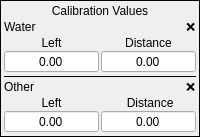
            <widget class="QFrame" name="frame_25">
             <property name="frameShape">
              <enum>QFrame::Shape::Box</enum>
             </property>
             <property name="frameShadow">
              <enum>QFrame::Shadow::Plain</enum>
             </property>
             <property name="lineWidth">
              <number>1</number>
             </property>
             <layout class="QVBoxLayout" name="verticalLayout_11">
              <property name="spacing">
               <number>2</number>
              </property>
              <property name="leftMargin">
               <number>3</number>
              </property>
              <property name="topMargin">
               <number>3</number>
              </property>
              <property name="rightMargin">
               <number>3</number>
              </property>
              <property name="bottomMargin">
               <number>3</number>
              </property>
              <item>
               <widget class="QLabel" name="label_43">
                <property name="sizePolicy">
                 <sizepolicy hsizetype="Preferred" vsizetype="Maximum">
                  <horstretch>0</horstretch>
                  <verstretch>0</verstretch>
                 </sizepolicy>
                </property>
                <property name="font">
                 <font>
                  <pointsize>9</pointsize>
                 </font>
                </property>
                <property name="text">
                 <string>Calibration Values</string>
                </property>
                <property name="alignment">
                 <set>Qt::AlignmentFlag::AlignCenter</set>
                </property>
               </widget>
              </item>
              <item>
               <layout class="QHBoxLayout" name="horizontalLayout_15">
                <item>
                 <widget class="QLabel" name="label_116">
                  <property name="layoutDirection">
                   <enum>Qt::LayoutDirection::RightToLeft</enum>
                  </property>
                  <property name="text">
                   <string>Water</string>
                  </property>
                  <property name="alignment">
                   <set>Qt::AlignmentFlag::AlignLeading|Qt::AlignmentFlag::AlignLeft|Qt::AlignmentFlag::AlignVCenter</set>
                  </property>
                 </widget>
                </item>
                <item>
                 <widget class="QLabel" name="lblWaterCalibrated">
                  <property name="sizePolicy">
                   <sizepolicy hsizetype="Maximum" vsizetype="Maximum">
                    <horstretch>0</horstretch>
                    <verstretch>0</verstretch>
                   </sizepolicy>
                  </property>
                  <property name="text">
                   <string>❌</string>
                  </property>
                 </widget>
                </item>
               </layout>
              </item>
              <item>
               <layout class="QHBoxLayout" name="horizontalLayout_23">
                <item>
                 <layout class="QVBoxLayout" name="verticalLayout_70">
                  <property name="spacing">
                   <number>0</number>
                  </property>
                  <item>
                   <widget class="QLabel" name="label_113">
                    <property name="sizePolicy">
                     <sizepolicy hsizetype="Minimum" vsizetype="Preferred">
                      <horstretch>0</horstretch>
                      <verstretch>0</verstretch>
                     </sizepolicy>
                    </property>
                    <property name="text">
                     <string>Left</string>
                    </property>
                    <property name="alignment">
                     <set>Qt::AlignmentFlag::AlignCenter</set>
                    </property>
                   </widget>
                  </item>
                  <item>
                   <widget class="QDoubleSpinBox" name="spinWaterLeft">
                    <property name="frame">
                     <bool>true</bool>
                    </property>
                    <property name="alignment">
                     <set>Qt::AlignmentFlag::AlignCenter</set>
                    </property>
                    <property name="readOnly">
                     <bool>false</bool>
                    </property>
                    <property name="buttonSymbols">
                     <enum>QAbstractSpinBox::ButtonSymbols::NoButtons</enum>
                    </property>
                    <property name="maximum">
                     <double>200.000000000000000</double>
                    </property>
                    <property name="stepType">
                     <enum>QAbstractSpinBox::StepType::DefaultStepType</enum>
                    </property>
                    <property name="value">
                     <double>0.000000000000000</double>
                    </property>
                   </widget>
                  </item>
                 </layout>
                </item>
                <item>
                 <layout class="QVBoxLayout" name="verticalLayout_68">
                  <property name="spacing">
                   <number>0</number>
                  </property>
                  <item>
                   <widget class="QLabel" name="label_111">
                    <property name="sizePolicy">
                     <sizepolicy hsizetype="Minimum" vsizetype="Preferred">
                      <horstretch>0</horstretch>
                      <verstretch>0</verstretch>
                     </sizepolicy>
                    </property>
                    <property name="text">
                     <string>Distance</string>
                    </property>
                    <property name="alignment">
                     <set>Qt::AlignmentFlag::AlignCenter</set>
                    </property>
                    <property name="wordWrap">
                     <bool>false</bool>
                    </property>
                   </widget>
                  </item>
                  <item>
                   <widget class="QDoubleSpinBox" name="spinWaterDist">
                    <property name="frame">
                     <bool>true</bool>
                    </property>
                    <property name="alignment">
                     <set>Qt::AlignmentFlag::AlignCenter</set>
                    </property>
                    <property name="readOnly">
                     <bool>false</bool>
                    </property>
                    <property name="buttonSymbols">
                     <enum>QAbstractSpinBox::ButtonSymbols::NoButtons</enum>
                    </property>
                    <property name="maximum">
                     <double>200.000000000000000</double>
                    </property>
                    <property name="stepType">
                     <enum>QAbstractSpinBox::StepType::DefaultStepType</enum>
                    </property>
                    <property name="value">
                     <double>0.000000000000000</double>
                    </property>
                   </widget>
                  </item>
                 </layout>
                </item>
               </layout>
              </item>
              <item>
               <widget class="Line" name="line_9">
                <property name="frameShadow">
                 <enum>QFrame::Shadow::Plain</enum>
                </property>
                <property name="orientation">
                 <enum>Qt::Orientation::Horizontal</enum>
                </property>
               </widget>
              </item>
              <item>
               <layout class="QHBoxLayout" name="horizontalLayout_17">
                <item>
                 <widget class="QLabel" name="label_122">
                  <property name="layoutDirection">
                   <enum>Qt::LayoutDirection::RightToLeft</enum>
                  </property>
                  <property name="text">
                   <string>Other</string>
                  </property>
                  <property name="alignment">
                   <set>Qt::AlignmentFlag::AlignLeading|Qt::AlignmentFlag::AlignLeft|Qt::AlignmentFlag::AlignVCenter</set>
                  </property>
                 </widget>
                </item>
                <item>
                 <widget class="QLabel" name="lblMethilCalibrated">
                  <property name="sizePolicy">
                   <sizepolicy hsizetype="Maximum" vsizetype="Maximum">
                    <horstretch>0</horstretch>
                    <verstretch>0</verstretch>
                   </sizepolicy>
                  </property>
                  <property name="text">
                   <string>❌</string>
                  </property>
                 </widget>
                </item>
               </layout>
              </item>
              <item>
               <layout class="QHBoxLayout" name="horizontalLayout_24">
                <item>
                 <layout class="QVBoxLayout" name="verticalLayout_71">
                  <property name="spacing">
                   <number>0</number>
                  </property>
                  <item>
                   <widget class="QLabel" name="label_117">
                    <property name="sizePolicy">
                     <sizepolicy hsizetype="Minimum" vsizetype="Preferred">
                      <horstretch>0</horstretch>
                      <verstretch>0</verstretch>
                     </sizepolicy>
                    </property>
                    <property name="text">
                     <string>Left</string>
                    </property>
                    <property name="alignment">
                     <set>Qt::AlignmentFlag::AlignCenter</set>
                    </property>
                   </widget>
                  </item>
                  <item>
                   <widget class="QDoubleSpinBox" name="spinOtherLeft">
                    <property name="frame">
                     <bool>true</bool>
                    </property>
                    <property name="alignment">
                     <set>Qt::AlignmentFlag::AlignCenter</set>
                    </property>
                    <property name="readOnly">
                     <bool>false</bool>
                    </property>
                    <property name="buttonSymbols">
                     <enum>QAbstractSpinBox::ButtonSymbols::NoButtons</enum>
                    </property>
                    <property name="maximum">
                     <double>200.000000000000000</double>
                    </property>
                    <property name="stepType">
                     <enum>QAbstractSpinBox::StepType::DefaultStepType</enum>
                    </property>
                    <property name="value">
                     <double>0.000000000000000</double>
                    </property>
                   </widget>
                  </item>
                 </layout>
                </item>
                <item>
                 <layout class="QVBoxLayout" name="verticalLayout_72">
                  <property name="spacing">
                   <number>0</number>
                  </property>
                  <item>
                   <widget class="QLabel" name="label_115">
                    <property name="sizePolicy">
                     <sizepolicy hsizetype="Minimum" vsizetype="Preferred">
                      <horstretch>0</horstretch>
                      <verstretch>0</verstretch>
                     </sizepolicy>
                    </property>
                    <property name="text">
                     <string> Distance</string>
                    </property>
                    <property name="alignment">
                     <set>Qt::AlignmentFlag::AlignCenter</set>
                    </property>
                   </widget>
                  </item>
                  <item>
                   <widget class="QDoubleSpinBox" name="spinOtherDist">
                    <property name="frame">
                     <bool>true</bool>
                    </property>
                    <property name="alignment">
                     <set>Qt::AlignmentFlag::AlignCenter</set>
                    </property>
                    <property name="readOnly">
                     <bool>false</bool>
                    </property>
                    <property name="buttonSymbols">
                     <enum>QAbstractSpinBox::ButtonSymbols::NoButtons</enum>
                    </property>
                    <property name="maximum">
                     <double>200.000000000000000</double>
                    </property>
                    <property name="stepType">
                     <enum>QAbstractSpinBox::StepType::DefaultStepType</enum>
                    </property>
                    <property name="value">
                     <double>0.000000000000000</double>
                    </property>
                   </widget>
                  </item>
                 </layout>
                </item>
               </layout>
              </item>
             </layout>
            </widget>
